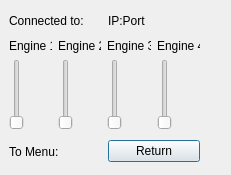
<?xml version="1.0" encoding="UTF-8"?>
<ui version="4.0">
 <class>Dialog</class>
 <widget class="QDialog" name="Dialog">
  <property name="geometry">
   <rect>
    <x>0</x>
    <y>0</y>
    <width>231</width>
    <height>175</height>
   </rect>
  </property>
  <property name="windowTitle">
   <string>Dialog</string>
  </property>
  <widget class="QWidget" name="gridLayoutWidget">
   <property name="geometry">
    <rect>
     <x>9</x>
     <y>39</y>
     <width>191</width>
     <height>91</height>
    </rect>
   </property>
   <layout class="QGridLayout" name="gridLayout">
    <item row="0" column="5">
     <widget class="QLabel" name="label_4">
      <property name="text">
       <string>Engine 4</string>
      </property>
     </widget>
    </item>
    <item row="0" column="1">
     <widget class="QLabel" name="label">
      <property name="text">
       <string>Engine 1</string>
      </property>
     </widget>
    </item>
    <item row="0" column="4">
     <widget class="QLabel" name="label_3">
      <property name="text">
       <string>Engine 3</string>
      </property>
     </widget>
    </item>
    <item row="0" column="3">
     <widget class="QLabel" name="label_2">
      <property name="text">
       <string>Engine 2</string>
      </property>
     </widget>
    </item>
    <item row="2" column="5">
     <widget class="QSlider" name="sl_m4">
      <property name="orientation">
       <enum>Qt::Vertical</enum>
      </property>
     </widget>
    </item>
    <item row="2" column="3">
     <widget class="QSlider" name="sl_m2">
      <property name="orientation">
       <enum>Qt::Vertical</enum>
      </property>
     </widget>
    </item>
    <item row="2" column="4">
     <widget class="QSlider" name="sl_m3">
      <property name="orientation">
       <enum>Qt::Vertical</enum>
      </property>
     </widget>
    </item>
    <item row="2" column="1">
     <widget class="QSlider" name="sl_m1">
      <property name="layoutDirection">
       <enum>Qt::LeftToRight</enum>
      </property>
      <property name="orientation">
       <enum>Qt::Vertical</enum>
      </property>
      <property name="invertedAppearance">
       <bool>false</bool>
      </property>
     </widget>
    </item>
   </layout>
  </widget>
  <widget class="QWidget" name="horizontalLayoutWidget">
   <property name="geometry">
    <rect>
     <x>9</x>
     <y>10</y>
     <width>191</width>
     <height>21</height>
    </rect>
   </property>
   <layout class="QHBoxLayout" name="horizontalLayout">
    <item>
     <widget class="QLabel" name="lbl_conn_to">
      <property name="text">
       <string>Connected to:</string>
      </property>
     </widget>
    </item>
    <item>
     <widget class="QLabel" name="lbl_curr_ip_port">
      <property name="text">
       <string>IP:Port</string>
      </property>
     </widget>
    </item>
   </layout>
  </widget>
  <widget class="QWidget" name="horizontalLayoutWidget_2">
   <property name="geometry">
    <rect>
     <x>9</x>
     <y>139</y>
     <width>191</width>
     <height>25</height>
    </rect>
   </property>
   <layout class="QHBoxLayout" name="horizontalLayout_2">
    <item>
     <widget class="QLabel" name="lbl_return_to_mm">
      <property name="text">
       <string>To Menu:</string>
      </property>
     </widget>
    </item>
    <item>
     <widget class="QPushButton" name="pb_return_to_mm">
      <property name="text">
       <string>Return</string>
      </property>
     </widget>
    </item>
   </layout>
  </widget>
 </widget>
 <resources/>
 <connections/>
</ui>
